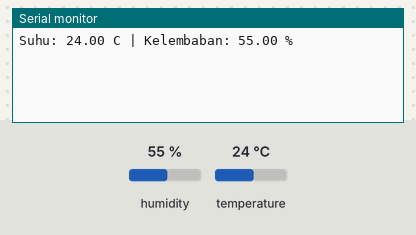
Bench run of a sketch on a simulated ESP32. On the bench: the last lines printed to the serial monitor. The inputs (shaded band) are chosen by the test bench; at power-on: humidity 55 %, temperature 24 °C. WiFi joins after 1.5 s; servers stay silent unless stated.

Above: at 3.0 s.
3.1 s: humidity set to 22 %
At 4.4 s:
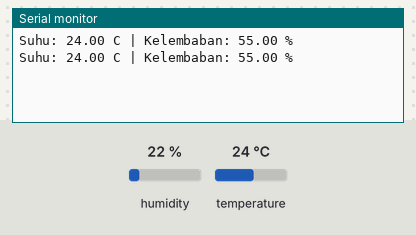
4.6 s: temperature set to 12 °C
At 5.6 s:
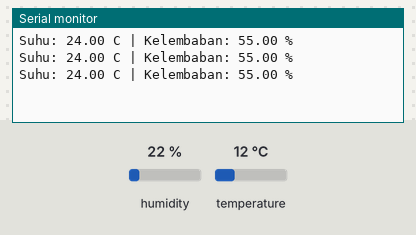
6.1 s: humidity set to 40 %
At 7.4 s:
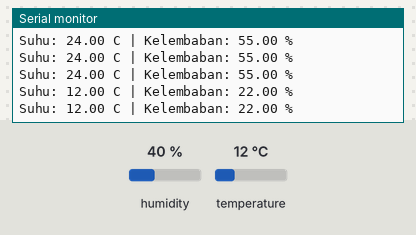
Timing chart, 0 to 9.1 s (numbered marks = the images above; inputs shaded):
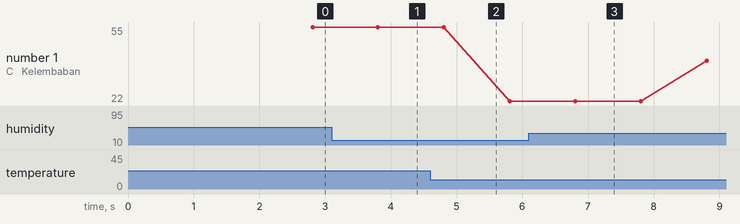

Measured:
- plotted number 1: 22 → 40 after the input at 6.1 s

The sketch:

3_dht.ino
```cpp
#define BLYNK_TEMPLATE_ID "ISI_TEMPLATE_ID"
#define BLYNK_TEMPLATE_NAME "DHT Monitoring"
#define BLYNK_AUTH_TOKEN "ISI_AUTH_TOKEN"

#include <WiFi.h>
#include <BlynkSimpleEsp32.h>
#include <DHT.h>

char ssid[] = "Wokwi-GUEST";
char pass[] = "";

#define DHTPIN 4
#define DHTTYPE DHT22

DHT dht(DHTPIN, DHTTYPE);
BlynkTimer timer;

void sendSensor() {
  float suhu = dht.readTemperature();
  float kelembaban = dht.readHumidity();

  if (isnan(suhu) || isnan(kelembaban)) {
    Serial.println("Sensor DHT tidak terbaca");
    return;
  }

  Serial.print("Suhu: ");
  Serial.print(suhu);
  Serial.print(" C | Kelembaban: ");
  Serial.print(kelembaban);
  Serial.println(" %");

  Blynk.virtualWrite(V0, suhu);
  Blynk.virtualWrite(V1, kelembaban);
}

void setup() {
  Serial.begin(115200);
  dht.begin();
  Blynk.begin(BLYNK_AUTH_TOKEN, ssid, pass);
  timer.setInterval(1000L, sendSensor);
}

void loop() {
  Blynk.run();
  timer.run();
}
```
